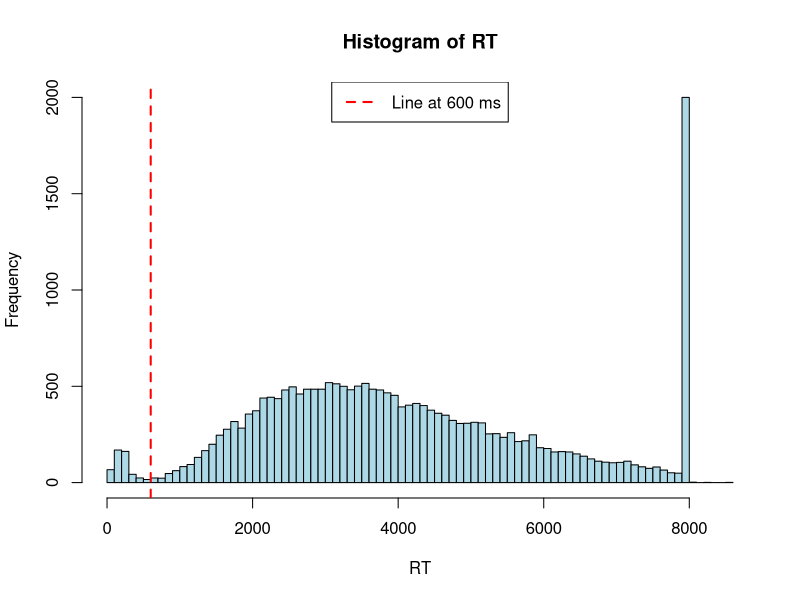
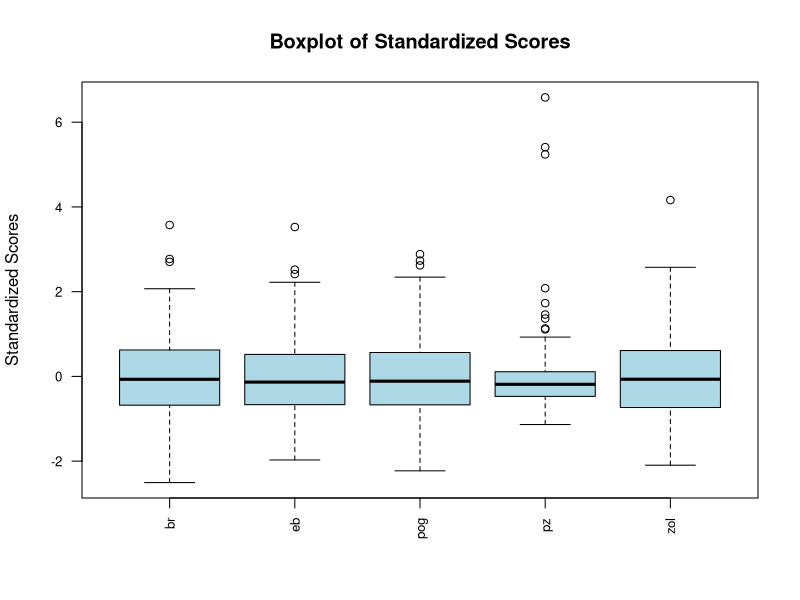
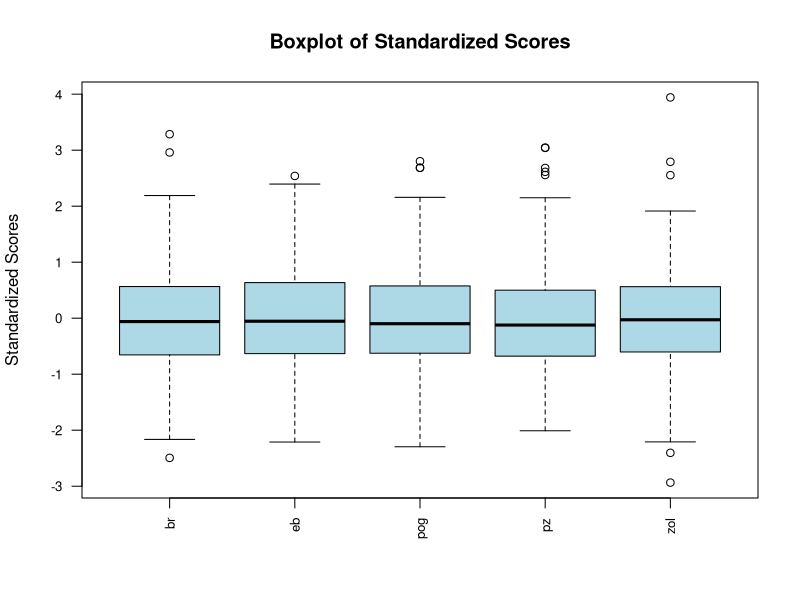
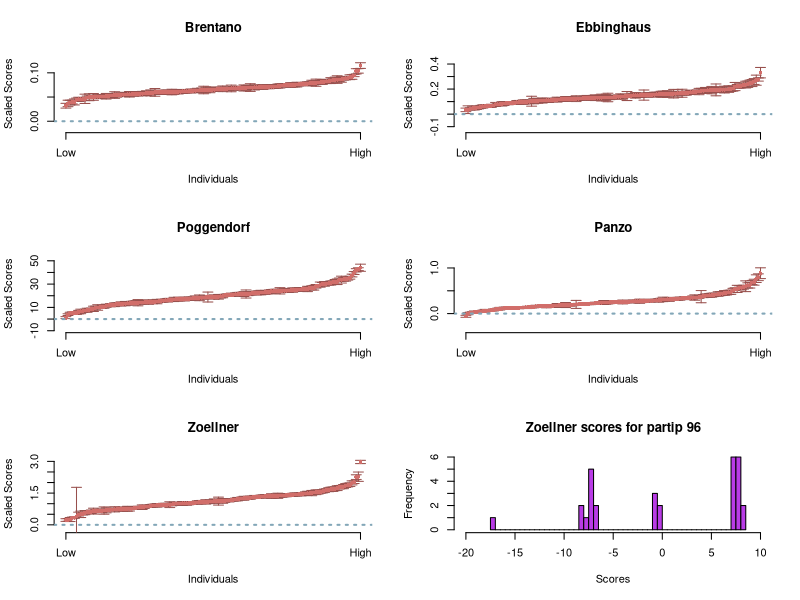
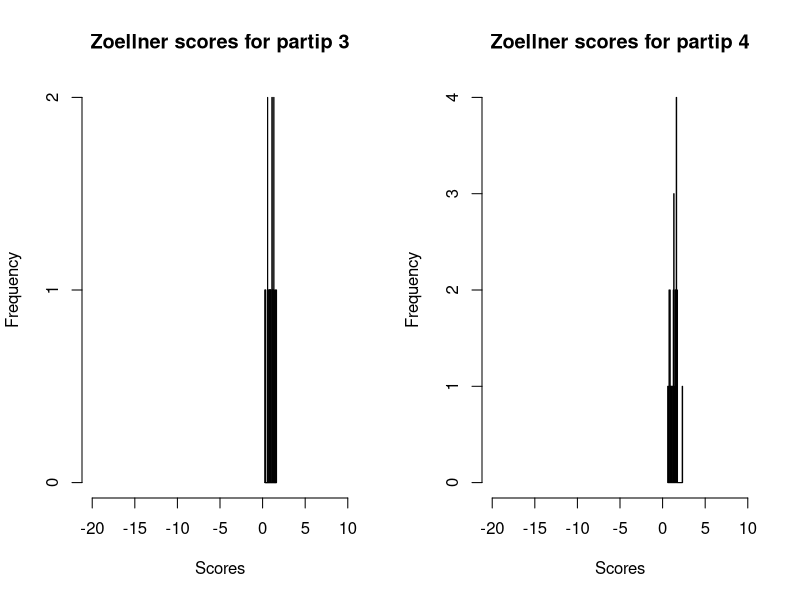
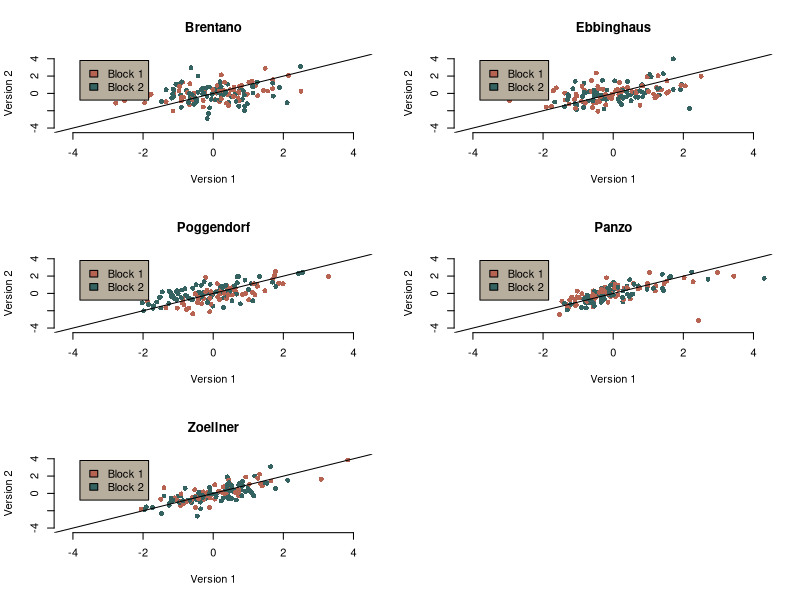
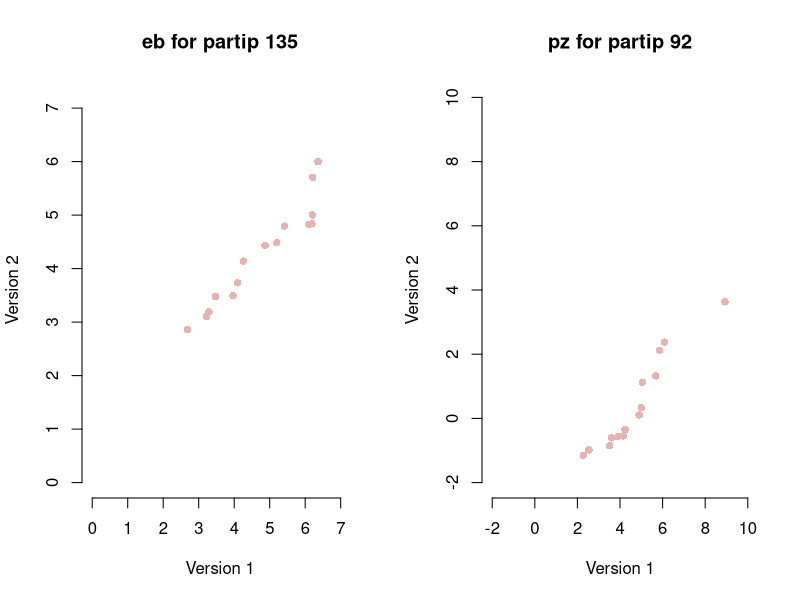
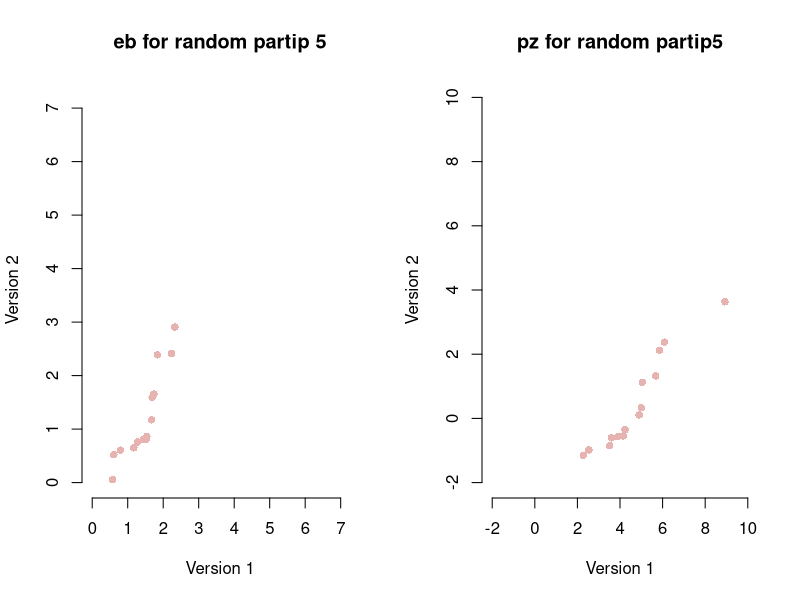

The R source for these figures, in order:
## ---- chunk 1
processed_data = read.csv("../_data/processed-data.csv")
## ---- chunk 2
hist(processed_data$rt, breaks = 100, main = "Histogram of RT", xlab = "RT", 
     ylab = "Frequency", col = "lightblue", border = "black")
abline(v = 600, col = "red", lwd = 2, lty = 2)
legend("top", legend = "Line at 600 ms", col = "red", lty = 2, lwd = 2)
## ---- chunk 3
low_rt_ound = 600
low_rts_prop = mean(processed_data$rt < low_rt_ound)*100
bad_obs_rts = which(processed_data$rt < low_rt_ound)
## ---- chunk 4
low_too_quick = .05
too_quick = tapply(processed_data$rt<low_rt_ound, processed_data$sub, mean)
num_partips_too_quick = sum(too_quick > low_too_quick)
bad_partips_rt = unique(processed_data$sub)[which(too_quick > low_too_quick)]
## ---- chunk 5
bad_RTs = unique(c(which(processed_data$sub %in% bad_partips_rt), bad_obs_rts))
dat1 = processed_data[-bad_RTs,]
## ---- chunk 6
scores = tapply(dat1$y, list(dat1$sub,dat1$task), mean)
standardized_scores = scale(scores)
boxplot(standardized_scores, 
        main = "Boxplot of Standardized Scores",
        ylab = "Standardized Scores", col = "lightblue",
        border = "black", las = 2, cex.axis = 0.8)
## ---- chunk 7
bad_sub_panzo = as.integer(names(which(standardized_scores[,4]>2)))
bad_sub_panzo_ind = which(dat1$sub %in% bad_sub_panzo)
num_bad_sub_panzo = length(bad_sub_panzo)
dat2 = dat1[-bad_sub_panzo_ind,]
dim(dat2)
## ---- chunk 8
scores = tapply(dat2$y, list(dat2$sub,dat2$task), median)
standardized_scores = scale(scores)
boxplot(standardized_scores, 
        main = "Boxplot of Standardized Scores",
        ylab = "Standardized Scores", col = "lightblue",
        border = "black", las = 2, cex.axis = 0.8)
## ---- chunk 9
scores = tapply(dat2$y, list(dat2$sub, dat2$task), mean)
stand_error = tapply(dat2$y, list(dat2$sub, dat2$task), 
            function(x) sd(x) / sqrt(length(x)))
taskPlot = function(temp_scores, temp_stand_error, task_name){
  o = order(temp_scores)
  means = temp_scores[o]
  SEs = temp_stand_error[o]
  I = length(o)
  scaled_means = scale(means)
  o2 = rev(means)[1]
  o3 = rev(SEs)[1]
  ylims = c(0 - 3*o3, 
                o2 + 3*o3)
  plot(NA,
       NA,
       xlim = c(1,I),
       ylim = ylims,
       axes = F,
       xlab = "Individuals",
       ylab = "Scaled Scores",
       main = task_name
  )
  axis(1, at = c(1,I), label = c("Low","High"))
  axis(2)
  arrows(1:I, 
       means - SEs, 
       1:I, 
       means + SEs,
       angle = 90, code = 3, length = 0.05, col = "#98504D")
  points(1:I, means, pch = 16, col = "#D16E6A", cex=.8)
  abline(h=0, lty = 3, col = "#83A7B8", lwd = 2)
  
}
par(mfrow=c(3,2))
taskPlot(scores[,1], stand_error[,1], "Brentano")
taskPlot(scores[,2], stand_error[,2], "Ebbinghaus")
taskPlot(scores[,3], stand_error[,3], "Poggendorf")
taskPlot(scores[,4], stand_error[,4], "Panzo")
taskPlot(scores[,5], stand_error[,5], "Zoellner")

## ---- chunk 10
bad_zol_partip = as.integer(names(which(stand_error[,5]>.8)))
temp = dat2[dat2$sub == bad_zol_partip & dat2$task == "zol",]$y
hist(temp, breaks = 50, 
     main = paste0("Zoellner scores for partip ", bad_zol_partip), 
     xlab = "Scores", 
     ylab = "Frequency", 
     col = "#B93CE6", border = "black", 
     xlim = c(-20,10))
## ---- chunk 11
par(mfrow = c(1,2))
good_zol_partip = 3:4
for (i in good_zol_partip){
  temp = dat2[dat2$sub == i & dat2$task == "zol",]$y
  hist(temp, breaks = 50, 
       main = paste0("Zoellner scores for partip ", i), 
       xlab = "Scores", 
       ylab = "Frequency", 
       col = "#B93CE6", border = "black", 
       xlim = c(-20,10)) 
}
## ---- chunk 12
ind = which(dat2$sub == bad_zol_partip)
dat3 = dat2[-ind,]
## ---- chunk 13
scores = tapply(dat3$y, 
                list(dat3$sub, dat3$version, dat3$task), 
                mean)
blocks = tapply(dat3$block, 
                list(dat3$sub, dat3$version, dat3$task), 
                mean)



plotBivariate = function(tscores, tblocks, task_name){
  tscores = scale(tscores)
  cols = c("#B76352", "#346260")
  plot(NA,
       NA,
       xlim = c(-4.2, 4.2),
       ylim = c(-4.2, 4.2),
       axes = F,
       xlab = "Version 1",
       ylab = "Version 2",
       main = task_name
  )
  axis(1)
  axis(2)
  points(tscores, col = cols[tblocks[,1]], pch = 16)
  legend(x = -3.8, y = 3.8, legend = c("Block 1", "Block 2"), 
         fill = cols, bg = "#B7AE9E" )
  abline(0,1)
}
par(mfrow = c(3,2))
plotBivariate(scores[,,1], blocks[,,1], "Brentano")
plotBivariate(scores[,,2], blocks[,,2], "Ebbinghaus")
plotBivariate(scores[,,3], blocks[,,3], "Poggendorf")
plotBivariate(scores[,,4], blocks[,,4], "Panzo")
plotBivariate(scores[,,5], blocks[,,5], "Zoellner")
## ---- chunk 14
pz = scale(scores[,,4])
eb = scale(scores[,,2])
s_eb = apply(eb, 1, function(x) any(x>1.8) && any(x < -1.7))
s_pz = apply(pz, 1, function(x) any(x>2) && any(x < -2))
bad_eb_sub = as.integer(rownames(eb)[which(s_eb)])
bad_pz_sub = as.integer(rownames(pz)[which(s_pz)])
temp = dat3[dat3$sub==bad_eb_sub,]
eb_temp = tapply(temp$y, list(temp$trial, temp$version), mean)
eb_temp[,1] = sort(eb_temp[,1])
eb_temp[,2] = sort(eb_temp[,2])

par(mfrow=c(1,2))
cols = "#E6B3B0"
plot(NA,
     NA,
     xlim = c(0, 7.2),
     ylim = c(0, 7.2),
     axes = F,
     xlab = "Version 1",
     ylab = "Version 2",
     main = paste0("eb for partip ", bad_eb_sub)
)
axis(1)
axis(2)
points(eb_temp, col = cols, pch = 16)


temp2 = dat3[dat3$sub==bad_pz_sub,]
pz_temp = tapply(temp2$y, list(temp2$trial, temp2$version), mean)
pz_temp[,1] = sort(pz_temp[,1])
pz_temp[,2] = sort(pz_temp[,2])
plot(NA,
     NA,
     xlim = c(-2,10),
     ylim = c(-2,10),
     axes = F,
     xlab = "Version 1",
     ylab = "Version 2",
     main = paste0("pz for partip ", bad_pz_sub)
)
axis(1)
axis(2)
points(pz_temp, col = cols, pch = 16)
## ---- chunk 15
good_eb_sub = 5
good_pz_sub = 5
temp = dat3[dat3$sub%in%good_eb_sub,]
eb_temp = tapply(temp$y, list(temp$trial, temp$version), mean)
eb_temp[,1] = sort(eb_temp[,1])
eb_temp[,2] = sort(eb_temp[,2])

par(mfrow=c(1,2))
cols = "#E6B3B0"
plot(NA,
     NA,
     xlim = c(0, 7.2),
     ylim = c(0, 7.2),
     axes = F,
     xlab = "Version 1",
     ylab = "Version 2",
     main = paste0("eb for random partip ", good_eb_sub)
)
axis(1)
axis(2)
points(eb_temp, col = cols, pch = 16)



temp2 = dat3[dat3$sub%in%bad_pz_sub,]
pz_temp = tapply(temp2$y, list(temp2$trial, temp2$version), mean)
pz_temp[,1] = sort(pz_temp[,1])
pz_temp[,2] = sort(pz_temp[,2])
plot(NA,
     NA,
     xlim = c(-2,10),
     ylim = c(-2,10),
     axes = F,
     xlab = "Version 1",
     ylab = "Version 2",
     main = paste0("pz for random partip", good_pz_sub)
)
axis(1)
axis(2)
points(pz_temp, col = cols, pch = 16)
## ---- chunk 16
ind = which(dat3$sub == bad_pz_sub)
dat4 = dat3[-ind,]
## ---- chunk 17
dat4$S = as.numeric(factor(dat4$sub))
dat4$J = as.numeric(factor(dat4$task))
dat4$JV = (dat4$J-1)*2+dat4$version
mod = lm(y ~ JV:S, data = dat4)
## ---- chunk 18
dffits_values = dffits(mod)
## ---- chunk 19
threshold = 2 * sqrt((length(coef(mod)) - 1) / length(fitted(mod)))
# threshold = 1
influential_points = which(abs(dffits_values) > threshold)
print(length(influential_points)/nrow(dat4))
## ---- chunk 20
library(corrplot)
plotCor = function(cors, main = " ", circ = F, clust = F, cx = 1){
  col = colorRampPalette(c( "indianred4","indianred3",
                            "indianred1", "ghostwhite",
                            "darkslategray2", "darkslategray4",
                            "darkslategray"))(200)
  if (clust == T){
    dist_mat = as.dist((1 - abs(cors)) / 2)  
    hc = hclust(dist_mat, method = "centroid")
    cors = cors[hc$order, hc$order]
  }
  corrplot(cors, 
           addCoef.col = "black", 
           method = "color", 
           col = col,
           cl.pos = 'b',
           tl.pos = 'd',
           tl.col = 'black',
           col.lim = c(-1, 1),
           cl.ratio = 0.2,
           cl.length = 2,
           addgrid.col = 'black',
           type = "upper",
           rect.lwd = 10,
           tl.cex = cx,
           number.cex = cx)
  if (circ != F){
    for (r in nrow(circ)){
      addCircle(circ[r, ])
    }
  }
}

## ---- chunk 21
scores = tapply(dat4$y, list(dat4$S, dat4$JV), mean)
suffixes = c("v1", "v2")
tasks = c("B", "E", "Pg", "Pz", "Z")
tasks_vs = sapply(tasks, function(x) paste0(x, suffixes))
new_names = as.list(as.vector(tasks_vs))
scores_cor = round(cor(scores),2)
rownames(scores_cor) = colnames(scores_cor) = new_names
plotCor(scores_cor)
## ---- chunk 22
tdat = dat4[-influential_points,]
scores = tapply(tdat$y, list(tdat$S, tdat$JV), mean, na.rm	= T)
tdat.cor = cor(scores, use = "pairwise.complete.obs")
rownames(tdat.cor) = colnames(tdat.cor) = new_names
plotCor(tdat.cor)
## ---- chunk 23
dfbetas_values = dfbetas(mod)
## ---- chunk 24
threshold = 2 / sqrt(nrow(dat4))
influential_points2 = which(abs(dfbetas_values) > threshold)
print(length(influential_points2)/nrow(dat4))
## ---- chunk 25
scores = tapply(dat4$y, list(dat4$S, dat4$JV), mean)
scores_cor = round(cor(scores),2)
rownames(scores_cor) = colnames(scores_cor) = new_names
plotCor(scores_cor)
## ---- chunk 26
tdat = dat4[-influential_points2,]
scores = tapply(tdat$y, list(tdat$S, tdat$JV), mean, na.rm	= T)
tdat.cor = cor(scores, use = "pairwise.complete.obs")
rownames(tdat.cor) = colnames(tdat.cor) = new_names
plotCor(tdat.cor)
## ---- chunk 27
cooks_dist_values = cooks.distance(mod)
p = length(coef(mod))
n = nrow(dat4)
f_threshold = qf(0.8, df1 = p, df2 = n - p)
plot(cooks_dist_values, type = "h", 
     main = "Cook's Distance", 
     ylab = "Cook's Distance", 
     xlab = "Observation Index")
abline(h = f_threshold, col = "red")
## ---- chunk 28
influential_points3 = which(cooks_dist_values > f_threshold)
print(length(influential_points3)/nrow(dat4))
## ---- chunk 29
par(mfrow = c(1, 3), mar = c(2.1, 4.1, 3.8, 2.1))

scores1 = tapply(dat4$y, list(dat4$S, dat4$JV), mean)
scores_cor = round(cor(scores1),2)
rownames(scores_cor) = colnames(scores_cor) = new_names
plotCor(scores_cor)
title("No Levergae taken out", line = 3)



tdat = dat4[-influential_points,]
scores2 = tapply(tdat$y, list(tdat$S, tdat$JV), mean, na.rm	= T)
tdat.cor = cor(scores2, use = "pairwise.complete.obs")
rownames(tdat.cor) = colnames(tdat.cor) = new_names
plotCor(tdat.cor)
title("DFFITS", line = 3)


tdat = dat4[-influential_points2,]
scores3 = tapply(tdat$y, list(tdat$S, tdat$JV), mean, na.rm	= T)
tdat.cor = cor(scores3, use = "pairwise.complete.obs")
rownames(tdat.cor) = colnames(tdat.cor) = new_names
plotCor(tdat.cor)
title("DFBETAS", line = 3.1)

## ---- chunk 30
# library(extr)
pca_std_1 = stats::prcomp(scores1, scale = TRUE, center = TRUE)
scores2 = na.omit(scores2)
pca_std_2 = prcomp(scores2, scale = TRUE, center = TRUE)
scores3 = na.omit(scores3)
pca_std_3 = prcomp(scores3, scale = TRUE, center = TRUE)

print("No Levrage")
pca_std_1$sdev[1]^2/pca_std_1$sdev[3]^2
print("DFFITIS")
pca_std_2$sdev[1]^2/pca_std_2$sdev[3]^2
print("DFBETAS")
pca_std_3$sdev[1]^2/pca_std_3$sdev[3]^2
## ---- chunk 31
par(mfrow = c(1, 2), mar = c(2.1, 4.1, 3.8, 2.1))
scores1 = tapply(dat4$y, list(dat4$S, dat4$JV), mean)
scores_cor = round(cor(scores1),2)
rownames(scores_cor) = colnames(scores_cor) = new_names
plotCor(scores_cor)
title("Bad Partip", line = 3)

dat = read.csv("../_data/processed-data.csv")
dat$S = as.numeric(factor(dat$sub))
dat$J = as.numeric(factor(dat$task))
dat$JV = (dat$J-1)*2+dat$version
scores2 = tapply(dat$y, list(dat$S, dat$JV), mean)
scores_cor = round(cor(scores2),2)
rownames(scores_cor) = colnames(scores_cor) = new_names
plotCor(scores_cor)
title("All Partip", line = 3)
## ---- chunk 32
clean_data = dat4[ , c("sub", setdiff(names(dat4), "sub"))]

write.csv(dat4, "../_data/clean_data.csv", row.names = FALSE)
